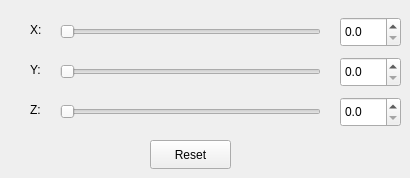
       <widget class="QWidget" name="Rotation">
        <attribute name="title">
         <string>Rotation</string>
        </attribute>
        <widget class="QLabel" name="label_17">
         <property name="geometry">
          <rect>
           <x>30</x>
           <y>20</y>
           <width>20</width>
           <height>20</height>
          </rect>
         </property>
         <property name="text">
          <string>X:</string>
         </property>
        </widget>
        <widget class="QDoubleSpinBox" name="XValueR">
         <property name="geometry">
          <rect>
           <x>340</x>
           <y>17</y>
           <width>61</width>
           <height>30</height>
          </rect>
         </property>
         <property name="decimals">
          <number>1</number>
         </property>
         <property name="minimum">
          <double>0.000000000000000</double>
         </property>
         <property name="maximum">
          <double>360.000000000000000</double>
         </property>
         <property name="stepType">
          <enum>QAbstractSpinBox::DefaultStepType</enum>
         </property>
         <property name="value">
          <double>0.000000000000000</double>
         </property>
        </widget>
        <widget class="QLabel" name="label_18">
         <property name="geometry">
          <rect>
           <x>30</x>
           <y>100</y>
           <width>20</width>
           <height>20</height>
          </rect>
         </property>
         <property name="text">
          <string>Z:</string>
         </property>
        </widget>
        <widget class="QLabel" name="label_19">
         <property name="geometry">
          <rect>
           <x>30</x>
           <y>60</y>
           <width>20</width>
           <height>20</height>
          </rect>
         </property>
         <property name="text">
          <string>Y:</string>
         </property>
        </widget>
        <widget class="QSlider" name="XSliderR">
         <property name="geometry">
          <rect>
           <x>60</x>
           <y>22</y>
           <width>261</width>
           <height>20</height>
          </rect>
         </property>
         <property name="minimum">
          <number>0</number>
         </property>
         <property name="maximum">
          <number>360</number>
         </property>
         <property name="singleStep">
          <number>0</number>
         </property>
         <property name="pageStep">
          <number>1</number>
         </property>
         <property name="value">
          <number>0</number>
         </property>
         <property name="tracking">
          <bool>true</bool>
         </property>
         <property name="orientation">
          <enum>Qt::Horizontal</enum>
         </property>
        </widget>
        <widget class="QSlider" name="YSliderR">
         <property name="geometry">
          <rect>
           <x>60</x>
           <y>62</y>
           <width>261</width>
           <height>20</height>
          </rect>
         </property>
         <property name="minimum">
          <number>0</number>
         </property>
         <property name="maximum">
          <number>360</number>
         </property>
         <property name="singleStep">
          <number>0</number>
         </property>
         <property name="pageStep">
          <number>1</number>
         </property>
         <property name="value">
          <number>0</number>
         </property>
         <property name="tracking">
          <bool>true</bool>
         </property>
         <property name="orientation">
          <enum>Qt::Horizontal</enum>
         </property>
        </widget>
        <widget class="QSlider" name="ZSliderR">
         <property name="geometry">
          <rect>
           <x>60</x>
           <y>102</y>
           <width>261</width>
           <height>20</height>
          </rect>
         </property>
         <property name="minimum">
          <number>0</number>
         </property>
         <property name="maximum">
          <number>360</number>
         </property>
         <property name="singleStep">
          <number>0</number>
         </property>
         <property name="pageStep">
          <number>1</number>
         </property>
         <property name="value">
          <number>0</number>
         </property>
         <property name="tracking">
          <bool>true</bool>
         </property>
         <property name="orientation">
          <enum>Qt::Horizontal</enum>
         </property>
        </widget>
        <widget class="QDoubleSpinBox" name="YValueR">
         <property name="geometry">
          <rect>
           <x>340</x>
           <y>57</y>
           <width>61</width>
           <height>30</height>
          </rect>
         </property>
         <property name="decimals">
          <number>1</number>
         </property>
         <property name="minimum">
          <double>0.000000000000000</double>
         </property>
         <property name="maximum">
          <double>360.000000000000000</double>
         </property>
         <property name="value">
          <double>0.000000000000000</double>
         </property>
        </widget>
        <widget class="QDoubleSpinBox" name="ZValueR">
         <property name="geometry">
          <rect>
           <x>340</x>
           <y>97</y>
           <width>61</width>
           <height>30</height>
          </rect>
         </property>
         <property name="decimals">
          <number>1</number>
         </property>
         <property name="minimum">
          <double>0.000000000000000</double>
         </property>
         <property name="maximum">
          <double>360.000000000000000</double>
         </property>
         <property name="singleStep">
          <double>1.000000000000000</double>
         </property>
         <property name="value">
          <double>0.000000000000000</double>
         </property>
        </widget>
        <widget class="QPushButton" name="resetR">
         <property name="geometry">
          <rect>
           <x>150</x>
           <y>140</y>
           <width>81</width>
           <height>29</height>
          </rect>
         </property>
         <property name="text">
          <string>Reset</string>
         </property>
        </widget>
       </widget>
